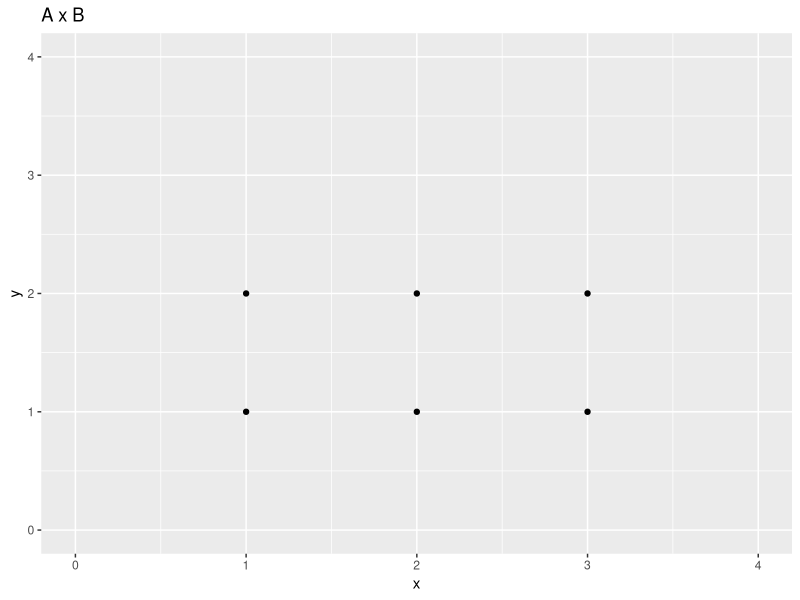
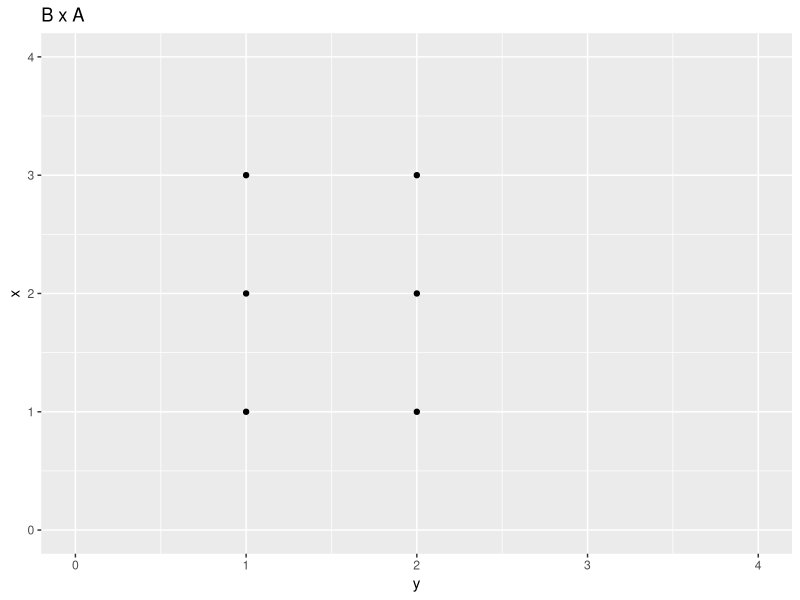
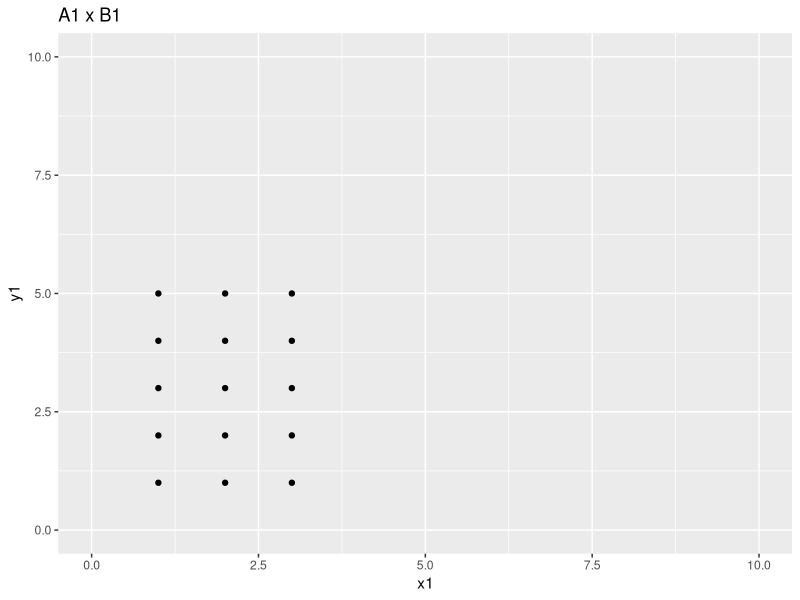
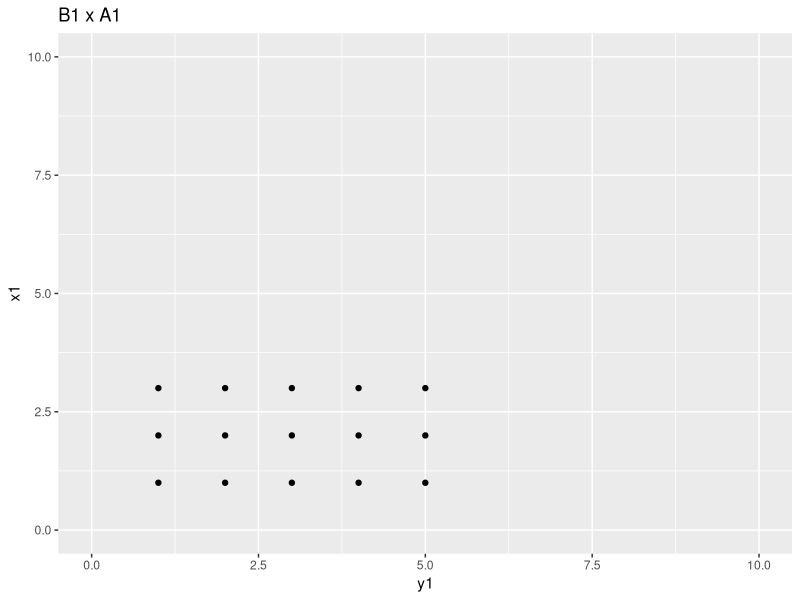
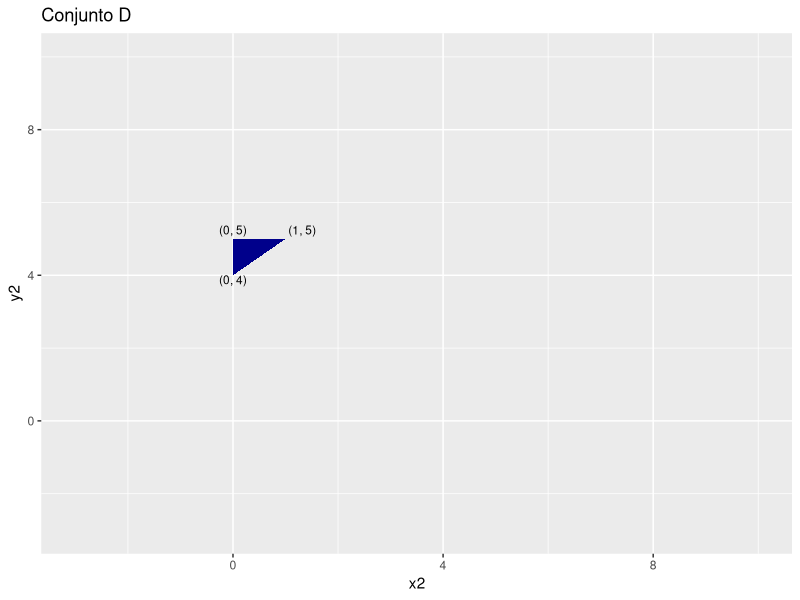

R code for these plots, in order:
## ---- chunk 1
knitr::opts_chunk$set

library(tidyverse)
## ---- chunk 2

A = c(1,2,3)
B = c(1,2)

# expand grid
cartesian_prod <- unique(expand.grid(x = A, y = B))

# A x B
ggplot(cartesian_prod, aes(x = x, y = y)) +
  geom_point() +
  xlim(c(0, 4)) + ylim(c(0, 4)) + ggtitle('A x B')

# B x A
ggplot(cartesian_prod, aes(x = y, y = x)) +
  geom_point() +
  xlim(c(0, 4)) + ylim(c(0, 4)) + ggtitle('B x A')
## ---- chunk 3
x <- seq(0, 10, 1)

mask_A <- map_lgl(x, function(x){ 1 <= x & x <= 3})
mask_B <- map_lgl(x, function(x){ 1 <= x & x <= 5})

cartesian_prod1 <- unique(expand_grid(x1 = x[mask_A], y1 = x[mask_B]))

# A1 x B1 ----- cria um retângulo
ggplot(cartesian_prod1, aes(x = x1, y = y1)) +
  geom_point() +
  xlim(c(0, 10)) + ylim(c(0, 10)) + ggtitle('A1 x B1')

# A1 x B1 ----- cria um retângulo
ggplot(cartesian_prod1, aes(x = y1, y = x1)) +
  geom_point() +
  xlim(c(0, 10)) + ylim(c(0, 10)) + ggtitle('B1 x A1')

## ---- chunk 4
x <- seq(-3, 10, 1) # conjunto dos números inteiros

mask_A1 <- map_lgl(x, ~ -1 < .x  & .x <= 2)
mask_B1 <- c(3, 4, 5)

# produto cartesiano A1 x B1

unique(expand_grid(x2 = x[mask_A1], y2 = mask_B1)) %>%

# conjunto D
filter(
    map2_lgl(.x = x2, .y = y2, ~ .y >= .x + 4)) %>%

# número de elementos de D
summarise(n = n()) %>%
  dplyr::pull(n) ->
  n_elem

# mensagem-resposta  -------
glue::glue('
           O número de elementos no conjunto D é {n_elem}')

## ---- chunk 5
unique(expand_grid(x2 = x[mask_A1], y2 = mask_B1)) %>%
  filter(
    map2_lgl(.x = x2, .y = y2, ~ .y >= .x + 4)) %>%
  
  # criando a coluna de coordenadas para plotar no grafico
  mutate(
    coordenadas = map2_chr(.x = x2, 
                           .y = y2, 
                           .f = ~ glue::glue('({.x}, {.y})'))) %>%
  
  # o gráfico fica em formato de triângulo com três pontos
  ggplot(aes(x = x2, y = y2)) +
  geom_polygon(fill = 'darkblue') +
  geom_text(aes(label = coordenadas), vjust = c(1, -0.5, -0.5), hjust = c(0.5, 0.5, -.1), size = 3) +
  xlim(c(-3, 10)) + ylim(c(-3, 10)) + ggtitle('Conjunto D')
